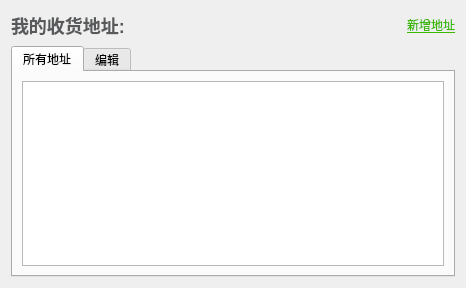
<?xml version="1.0" encoding="UTF-8"?>
<ui version="4.0">
 <class>AddressConW</class>
 <widget class="QDialog" name="AddressConW">
  <property name="geometry">
   <rect>
    <x>0</x>
    <y>0</y>
    <width>466</width>
    <height>288</height>
   </rect>
  </property>
  <property name="windowTitle">
   <string>地址管理</string>
  </property>
  <property name="windowIcon">
   <iconset resource="resource.qrc">
    <normaloff>:/new/prefix1/res/收货地址.png</normaloff>:/new/prefix1/res/收货地址.png</iconset>
  </property>
  <layout class="QGridLayout" name="gridLayout_3" rowstretch="1,8">
   <item row="0" column="0">
    <layout class="QGridLayout" name="gridLayout_2">
     <item row="0" column="0">
      <widget class="QLabel" name="label_2">
       <property name="styleSheet">
        <string notr="true">font-size:18px;
font-weight:bold;
color:rgb(87,89,91);</string>
       </property>
       <property name="text">
        <string>我的收货地址:</string>
       </property>
      </widget>
     </item>
     <item row="0" column="1" alignment="Qt::AlignRight">
      <widget class="QLabel" name="labAddAddr">
       <property name="text">
        <string>&lt;html&gt;&lt;head/&gt;&lt;body&gt;&lt;p&gt;&lt;span style=&quot; text-decoration: underline; color:#3db800;&quot;&gt;新增地址&lt;/span&gt;&lt;/p&gt;&lt;/body&gt;&lt;/html&gt;</string>
       </property>
      </widget>
     </item>
    </layout>
   </item>
   <item row="1" column="0">
    <widget class="QTabWidget" name="tabWidget">
     <property name="currentIndex">
      <number>0</number>
     </property>
     <property name="tabBarAutoHide">
      <bool>false</bool>
     </property>
     <widget class="QWidget" name="tab">
      <attribute name="title">
       <string>所有地址</string>
      </attribute>
      <layout class="QGridLayout" name="gridLayout">
       <item row="0" column="0">
        <widget class="QListWidget" name="listWidget">
         <property name="contextMenuPolicy">
          <enum>Qt::CustomContextMenu</enum>
         </property>
         <property name="selectionMode">
          <enum>QAbstractItemView::NoSelection</enum>
         </property>
         <property name="selectionBehavior">
          <enum>QAbstractItemView::SelectRows</enum>
         </property>
        </widget>
       </item>
      </layout>
     </widget>
     <widget class="QWidget" name="tab_2">
      <attribute name="title">
       <string>编辑</string>
      </attribute>
      <layout class="QGridLayout" name="gridLayout_4">
       <item row="1" column="0" alignment="Qt::AlignRight">
        <widget class="QPushButton" name="BtnSure">
         <property name="minimumSize">
          <size>
           <width>100</width>
           <height>25</height>
          </size>
         </property>
         <property name="text">
          <string>确定</string>
         </property>
        </widget>
       </item>
       <item row="0" column="0">
        <widget class="QPlainTextEdit" name="plainAddr">
         <property name="placeholderText">
          <string>请尽量填详细一点 ...</string>
         </property>
        </widget>
       </item>
      </layout>
     </widget>
    </widget>
   </item>
  </layout>
  <action name="acDel">
   <property name="text">
    <string>删除地址</string>
   </property>
  </action>
  <action name="acEdit">
   <property name="text">
    <string>编辑地址</string>
   </property>
  </action>
 </widget>
 <resources>
  <include location="resource.qrc"/>
 </resources>
 <connections/>
</ui>
